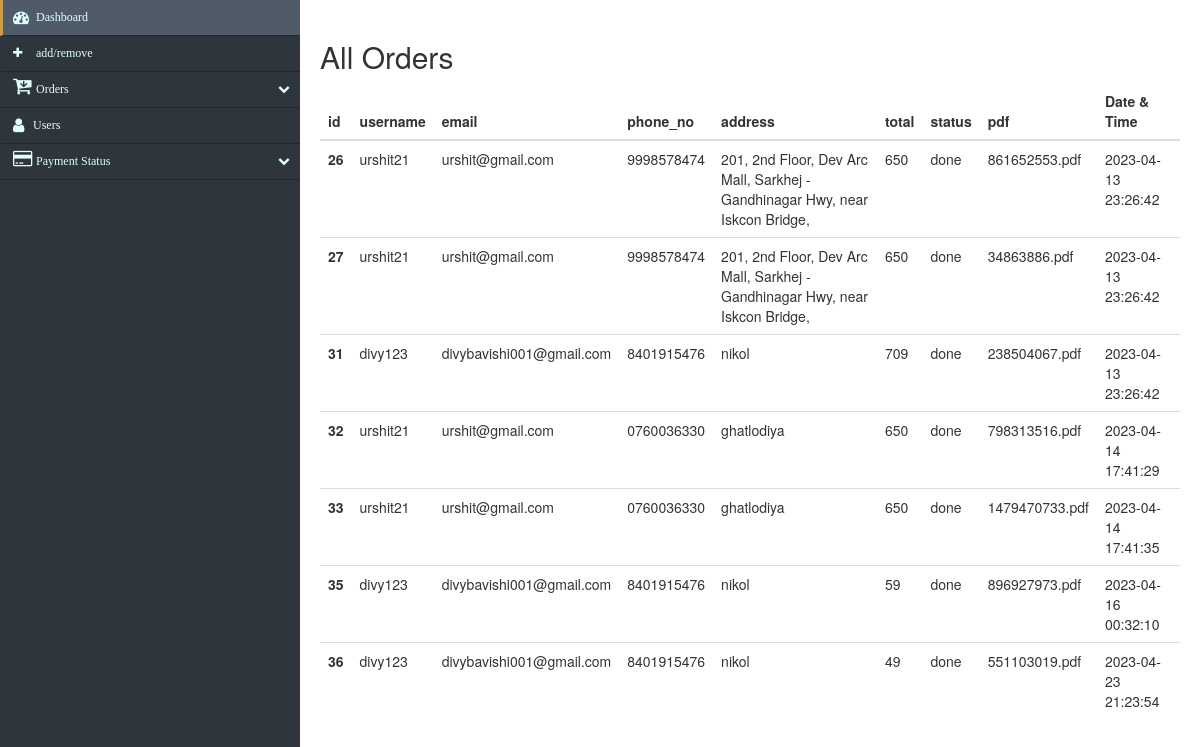
The page /admin/allorder.php on the database its author committed.
### tables this page shows
CREATE TABLE `order` (
  `order_id` int(11) NOT NULL,
  `username` varchar(40) NOT NULL,
  `email` varchar(100) NOT NULL,
  `phone` varchar(10) NOT NULL,
  `address` varchar(150) NOT NULL,
  `total` int(11) NOT NULL,
  `status` varchar(100) NOT NULL DEFAULT 'pending',
  `pdf` varchar(100) DEFAULT NULL,
  `datetime` datetime NOT NULL DEFAULT current_timestamp()
);

### admin/allorder.php (the view, shortened to what this page needs)
<?php include '../conn.php'; ?>
<!DOCTYPE html>
<html lang="en">
<head>
    <link href="//maxcdn.bootstrapcdn.com/bootstrap/4.1.1/css/bootstrap.min.css" rel="stylesheet" id="bootstrap-css">
    <link href="//netdna.bootstrapcdn.com/bootstrap/3.2.0/css/bootstrap.min.css" rel="stylesheet" id="bootstrap-css">
    <link rel="stylesheet" href="css/style.css">
</head>
<body>
<div class="sidebar_cont">
    <div><?php include 'modules/sidebar.php'; ?></div>
    <div style="width:100%; min-height:100vh; padding:20px">
        <div class="table_view">
            <h2>All Orders</h2>
            <table class="table">
            <thead>
                <tr>
                <th scope="col">id</th>
                <th scope="col">username</th>
                <th scope="col">email</th>
                <th scope="col">phone_no</th>
                <th scope="col">address</th>
                <th scope="col">total</th>
                <th scope="col">status</th>
                <th scope="col">pdf</th>
                <th scope="col">Date & Time </th>
                </tr>
            </thead>
            <tbody>
                <?php
                 $queryss="SELECT * FROM `order`";
                 $query_runsss=mysqli_query($conn,$queryss);
                if ($query_runsss->num_rows > 0) {
                  while($row = $query_runsss->fetch_assoc()) {
                    echo '<tr>
                    <th scope="row">'.$row["order_id"].'
                    <td>'.$row["username"].'</td>
                    <td>'.$row["email"].'</td>
                    <td>'.$row["phone"].'</td>
                    <td>'.$row["address"].'</td>
                    <td>'.$row["total"].'</td>
                    <td>'.$row["status"].'</td>
                    <td>'.$row["pdf"].'</td>
                    <td>'.$row["datetime"].'</td>
                    </tr>';
                  }
                }
                ?>
            </tbody>
            </table>
        </div>
        </div>
        </div> </div>
            </body>
            </html>

### admin/modules/sidebar.php
<?php
echo '<link href="//maxcdn.bootstrapcdn.com/font-awesome/4.2.0/css/font-awesome.min.css" rel="stylesheet">
<link rel="stylesheet" href="https://cdnjs.cloudflare.com/ajax/libs/font-awesome/4.7.0/css/font-awesome.min.css">
<div class="nav-side-menu">
    <div class="brand"><?php echo $_SESSION["admin_fullname"]; ?></div>
    <i class="fa fa-bars fa-2x toggle-btn" data-toggle="collapse" data-target="#menu-content"></i>
        <div class="menu-list">
            <ul id="menu-content" class="menu-content collapse out">
                <li>
                  <a href="#">
                  <i class="fa fa-dashboard fa-lg"></i> Dashboard
                  </a>
                </li>
                <li  data-toggle="collapse" data-target="#products" class="collapsed ">
                  <a href="add_laundry.php"><i class="fa fa-plus" aria-hidden="true"></i> add/remove </a>
                </li>
                <li data-toggle="collapse" data-target="#new-1" class="collapsed">
                <a href="#"><i class="fa fa-cart-arrow-down" style="font-size:20px"></i> Orders <span class="arrow"></span></a>
              </li>
              <ul class="sub-menu collapse" id="new-1">
                <li><a href="order.php">Today  </a></li>
                <li><a href="allorder.php">All</a></li>
              </ul>
          </ul>
                <li>
                <a href="users.php">
                <i class="fa fa-user fa-lg"></i>Users
                </a>
                </li>
                 <li data-toggle="collapse" data-target="#new-4" class="collapsed">
                  <a href="#"><i class="fa fa-credit-card" style="font-size:18px"></i> Payment Status <span class="arrow"></span></a>
                </li>
                <ul class="sub-menu collapse" id="new-4">
                  <li><a href="todaypayment.php">Today  </a></li>
                  <li><a href="paymentstatus.php">All</a></li>
                </ul>
            </ul>
     </div>
</div>';
?>

### admin/css/style.css (style rules this page uses)
.nav-side-menu { overflow: auto; font-family: verdana; font-size: 12px; font-weight: 200; background-color: #2e353d; position: sticky; top: 0px; width: 300px; height: 100vh; color: #e1ffff; }
.nav-side-menu ul, .nav-side-menu li { list-style: none; padding: 0px; margin: 0px; line-height: 35px; cursor: pointer; }
.nav-side-menu li { padding-left: 0px; border-left: 3px solid #2e353d; border-bottom: 1px solid #23282e; }
.nav-side-menu li a { text-decoration: none; color: #e1ffff; }
.nav-side-menu li a i { padding-left: 10px; width: 20px; padding-right: 20px; }
@media (min-width: 767px) { .nav-side-menu .menu-list .menu-content { display: block; } }
body { margin: 0px; padding: 0px; }
.sidebar_cont { display: flex; }

### rows shown on the page
order: order_id "26", username "urshit21", email "urshit@gmail.com", phone "9998578474", address "201, 2nd Floor, Dev Arc Mall, Sarkhej - Gandhinagar Hwy, near Iskcon Bridge,", total "650", status "done", pdf "861652553.pdf", datetime "2023-04-13 23:26:42"
order: order_id "27", username "urshit21", email "urshit@gmail.com", phone "9998578474", address "201, 2nd Floor, Dev Arc Mall, Sarkhej - Gandhinagar Hwy, near Iskcon Bridge,", total "650", status "done", pdf "34863886.pdf", datetime "2023-04-13 23:26:42"
order: order_id "31", username "divy123", email "divybavishi001@gmail.com", phone "8401915476", address "nikol", total "709", status "done", pdf "238504067.pdf", datetime "2023-04-13 23:26:42"
order: order_id "32", username "urshit21", email "urshit@gmail.com", phone "0760036330", address "ghatlodiya", total "650", status "done", pdf "798313516.pdf", datetime "2023-04-14 17:41:29"
order: order_id "33", username "urshit21", email "urshit@gmail.com", phone "0760036330", address "ghatlodiya", total "650", status "done", pdf "1479470733.pdf", datetime "2023-04-14 17:41:35"
order: order_id "35", username "divy123", email "divybavishi001@gmail.com", phone "8401915476", address "nikol", total "59", status "done", pdf "896927973.pdf", datetime "2023-04-16 00:32:10"
order: order_id "36", username "divy123", email "divybavishi001@gmail.com", phone "8401915476", address "nikol", total "49", status "done", pdf "551103019.pdf", datetime "2023-04-23 21:23:54"
